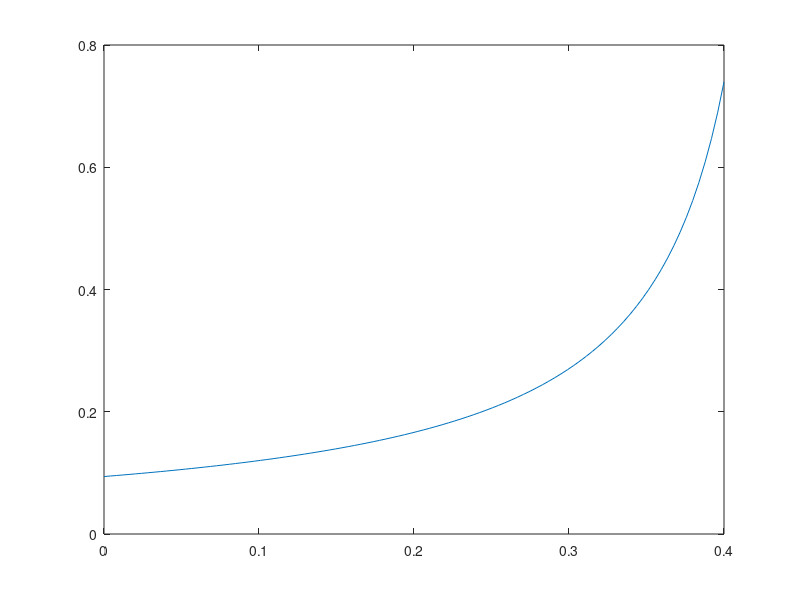

Source code (MATLAB):
%initial values
Ca0=1.42; Cb0=1.56; m= Cb0/Ca0;
Xa= linspace(0,0.91,100);
t=linspace(0,0.4,100);
A= (m-Xa)./(1-Xa);
B=log(A)
plot(t,B);
